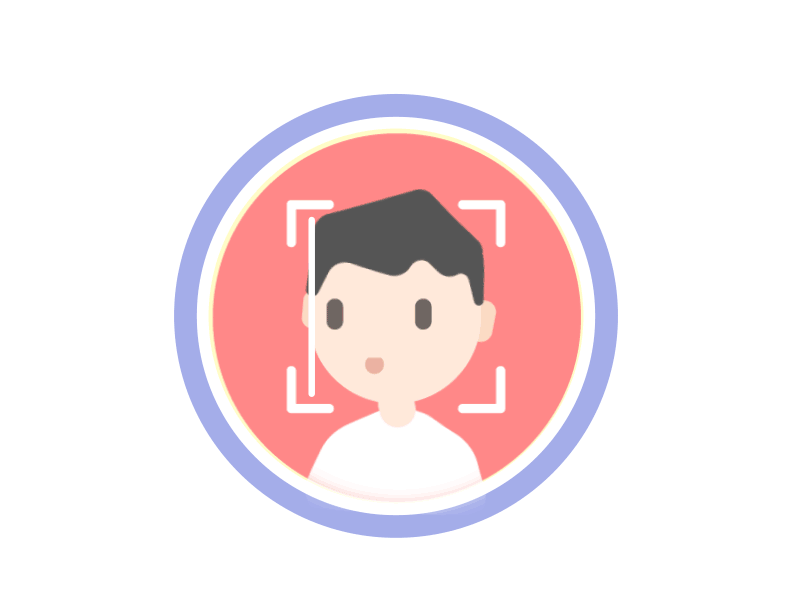
#> input picture img.gif, 800 x 600 px, found by its file name; its folder holds only this picture in this run
$ python -i face.py   (imports and definitions only)
#> lines starting #> are read from the running program, lines starting #| are printed output that depends on the picture
import cv2
import numpy as np
import re
import os
import time
import csv
import json
from tkinter import *
from tkinter import messagebox
from tkinter import Tk, Label, Entry, Button, PhotoImage
from PIL import Image, ImageTk

def resize_image(image_path, width, height):
#> called with width = 500, height = 300
    original_image = Image.open(image_path)
#> original_image is the input picture: PIL image 800x600 P; mean R, G, B, A 245.1, 229.8, 232.6, 255
    resized_image = original_image.resize((width, height))
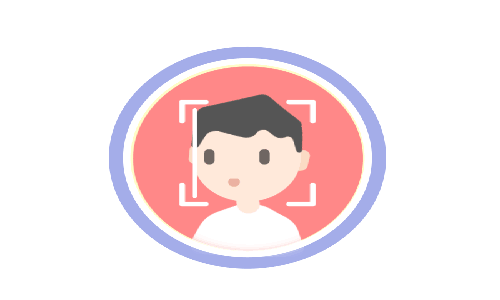
#> resized_image: PIL image 500x300 P; mean R, G, B, A 245.1, 229.9, 232.6, 255
    return ImageTk.PhotoImage(resized_image)

# Function to create a Tkinter GUI
def create_gui():
    # Define Tkinter window
    root = Tk()
    root.title("Face Recognition Attendance System")
    root.geometry('500x500')

    target_width = 500
    target_height = 300
    image_path = r"C:\Users\aloky\OneDrive\Desktop\MiniProject\img.gif" #replace with path in your system
    resized_image = resize_image(image_path, target_width, target_height)
    # Function to handle button click for capturing student images
    # [16 lines left out: function capture_images, not called in this run]

    # Function to handle button click for marking attendance
    def mark_attendance():
        # Call the markAttendance function from the provided code
        markAttendance()
        #messagebox.showinfo("Success", "Attendance marked successfully!")

    # GUI elements
    label_image = Label(root, image=resized_image)
    label_name = Label(root, text="Enter student name:")
    label_roll = Label(root, text="Enter roll number:")
    name_entry = Entry(root)
    roll_entry = Entry(root)

    # Buttons for capturing images and marking attendance
    capture_button = Button(root, text="Capture Images", command=capture_images)
    mark_button = Button(root, text="Mark Attendance", command=mark_attendance)

    # Placing GUI elements in the window
    label_image.grid(row=0, column=0, columnspan=2)
    label_name.grid(row=1, column=0)
    name_entry.grid(row=1, column=1)
    label_roll.grid(row=2, column=0)
    roll_entry.grid(row=2, column=1)
    capture_button.grid(row=3, column=0, columnspan=2, pady=10)
    mark_button.grid(row=4, column=0, columnspan=2, pady=10)

    # Run the Tkinter main loop
    root.mainloop()

def get_student_data(name,roll_number):
    return {roll_number: name}

# [160 lines left out: functions find_student_name, get_name_by_roll, load_image_from_folder, capture, markAttendance, not called in this run]

# [6 lines not run here, left out]

>>> result = create_gui()
